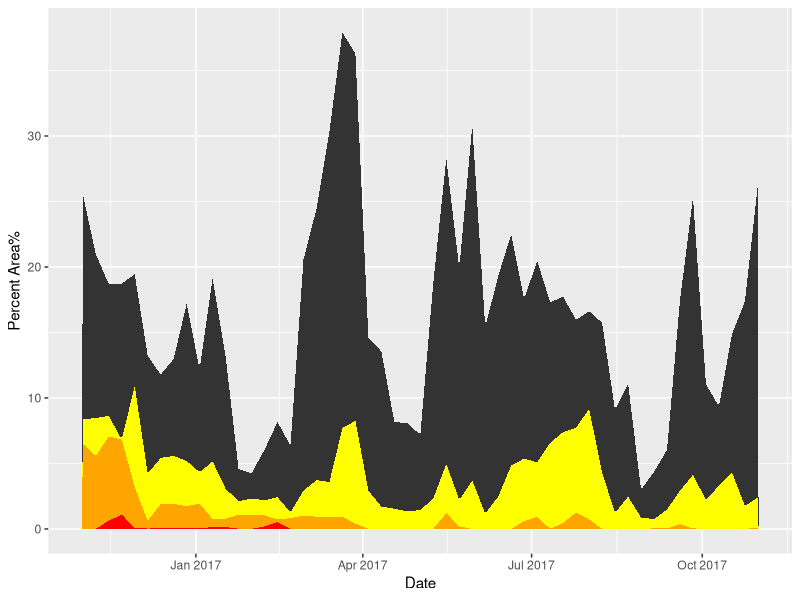

Generate this figure with R:
## ---- chunk 1
# packages installment
install.packages("ggplot2",repos = "http://cran.us.r-project.org")
library(ggplot2)
knitr::opts_chunk$set(cache=TRUE)
# data loading
tx_1y <- read.csv('data/tx_1y.csv')
## ---- chunk 2
# visualization the drought in 1 year
# convert table and date formet 
as.data.frame(tx_1y)
tx_1y$ReleaseDate<-as.Date(as.character(tx_1y$ReleaseDate),format="%Y%m%d");
ggplot(tx_1y, aes(ReleaseDate, tx_1y$D0))+geom_area()+ geom_area(aes(x = ReleaseDate,y=tx_1y$D1), fill='yellow') +geom_area(aes(x = ReleaseDate,y=tx_1y$D2),fill='orange')+geom_area(aes(x = ReleaseDate,y=tx_1y$D3),fill='red') + xlab("Date")+ylab("Percent Area%") 
